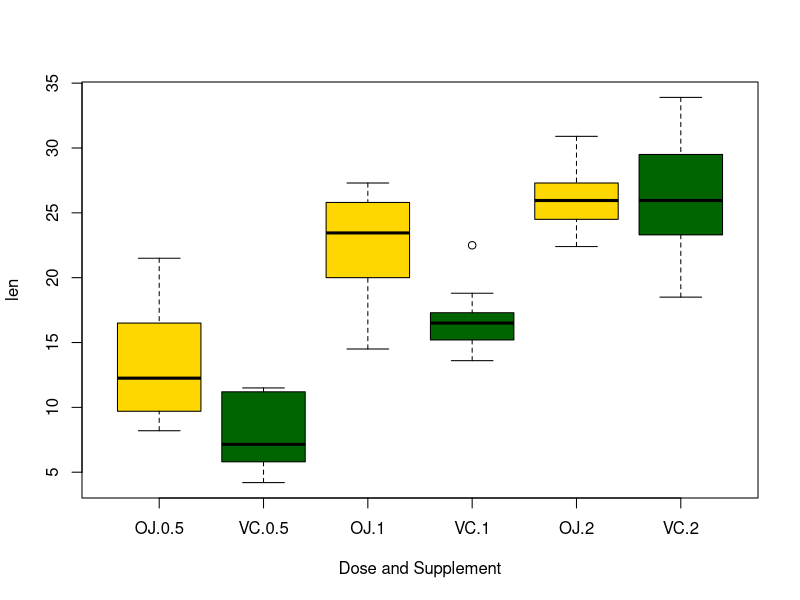

Generate this figure with R:
## ---- chunk 1
# source the data
data(ToothGrowth)
## ---- chunk 2

str(ToothGrowth)
summary(ToothGrowth)
head(ToothGrowth)
unique(ToothGrowth$supp)
unique(ToothGrowth$dose)
boxplot(len~supp*dose, data=ToothGrowth, xlab="Dose and Supplement", col=(c("gold","darkgreen")))
## ---- chunk 3
t.test(len ~ supp, data = ToothGrowth)

## ---- chunk 4
d_05 <- ToothGrowth[which(ToothGrowth$dose==.5),1]
d_20 <- ToothGrowth[which(ToothGrowth$dose==2),1]
t.test(d_05, d_20, paired=FALSE, var.equal=FALSE)
